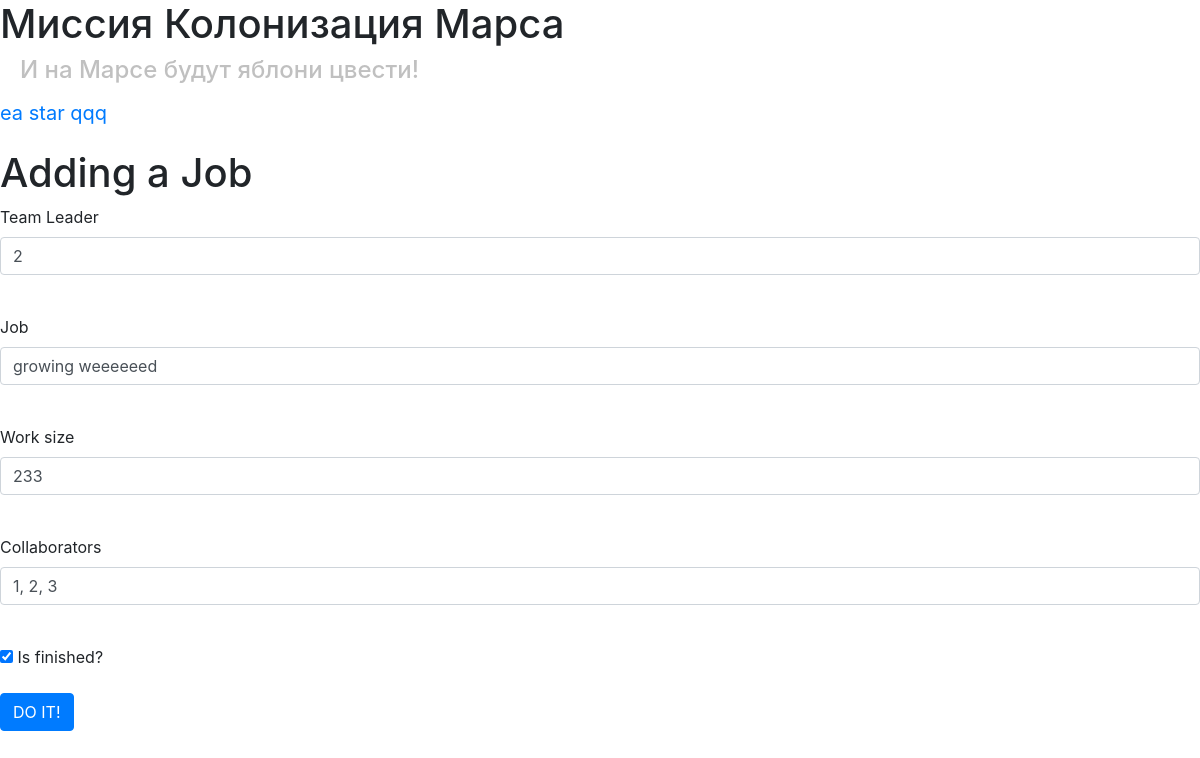
Screenshot of /job/4 (signed in) with the database file from the repository.
### data/users.py (models this page shows, shortened)
class User(SqlAlchemyBase, UserMixin):
    __tablename__ = 'users'
    def __repr__(self):
        return f'<User> {self.id} {self.name} {self.email}'
    id = sqlalchemy.Column(sqlalchemy.Integer,
                           primary_key=True, autoincrement=True)
    email = sqlalchemy.Column(sqlalchemy.String,
                              index=True, unique=True, nullable=True)
    surname = sqlalchemy.Column(sqlalchemy.String, nullable=True)
    name = sqlalchemy.Column(sqlalchemy.String, nullable=True)
    about = sqlalchemy.Column(sqlalchemy.String, nullable=True)
    age = sqlalchemy.Column(sqlalchemy.Integer, nullable=True)
    position = sqlalchemy.Column(sqlalchemy.String, nullable=True)
    speciality = sqlalchemy.Column(sqlalchemy.String, nullable=True)
    address = sqlalchemy.Column(sqlalchemy.String, nullable=True)
    hashed_password = sqlalchemy.Column(sqlalchemy.String, nullable=True)
    created_date = sqlalchemy.Column(sqlalchemy.DateTime,
                                     default=datetime.datetime.now)
    news = orm.relation("News", back_populates='user')

### data/jobs.py (models this page shows)
class Jobs(SqlAlchemyBase):
    __tablename__ = 'jobs'
    id = sqlalchemy.Column(sqlalchemy.Integer,
                           primary_key=True, autoincrement=True)
    user = orm.relation('User')
    team_leader = sqlalchemy.Column(sqlalchemy.Integer, sqlalchemy.ForeignKey("users.id"))
    job = sqlalchemy.Column(sqlalchemy.String, nullable=True)
    work_size = sqlalchemy.Column(sqlalchemy.Integer)
    collaborators = sqlalchemy.Column(sqlalchemy.String, nullable=True)
    start_date = sqlalchemy.Column(sqlalchemy.DateTime, default=datetime.datetime.now)
    end_date = sqlalchemy.Column(sqlalchemy.DateTime, nullable=True)
    is_finished = sqlalchemy.Column(sqlalchemy.Boolean)

### main.py (the view, shortened to what this page needs)
@app.route('/job/<int:id>', methods=['GET', 'POST'])
@login_required
def edit_job(id):
    form = JobsForm()
    if request.method == "GET":
        session = create_session()
        jobs = session.query(Jobs).all()
        a = False
        for i in range(len(jobs)):
            print(jobs[i].id, jobs[i].user, current_user)
            if jobs[i].id == id and jobs[i].user == current_user or jobs[i].id == id and current_user.id == 1:
                form.team_leader.data = jobs[i].team_leader
                form.job.data = jobs[i].job
                form.is_finished.data = jobs[i].is_finished
                form.work_size.data = jobs[i].work_size
                form.collaborators.data = jobs[i].collaborators
                a = True
                break
        if not a:
            print('dd')
            abort(404)
    return render_template('jobs.html', title='Редактирование работы', form=form)

### main.py
class JobsForm(FlaskForm):
    team_leader = IntegerField('Team Leader', validators=[DataRequired()])
    job = StringField("Job")
    work_size = IntegerField('Work size', validators=[DataRequired()])
    collaborators = StringField("Collaborators")
    is_finished = BooleanField("Is finished?")
    submit = SubmitField('DO IT!')

### data/db_session.py (called while the page is built)
def create_session() -> Session:
    global __factory
    return __factory()

### main.py (called while the page is built)
@login_manager.user_loader
def load_user(user_id):
    session = create_session()
    return session.query(User).get(user_id)

### templates/jobs.html (shortened to what this page needs)
{% extends "base.html" %}
{% block content %}
<h1>Adding a Job</h1>
<form action="" method="post">
    <p>
        {{ form.team_leader.label }}<br>
        {{ form.team_leader(class="form-control") }}<br>
    </p>
    <p>
        {{ form.job.label }}<br>
        {{ form.job(class="form-control") }}<br>
    </p>
    <p>
        {{ form.work_size.label }}<br>
        {{ form.work_size(class="form-control") }}<br>
    </p>
    <p>
        {{ form.collaborators.label }}<br>
        {{ form.collaborators(class="form-control") }}<br>
    </p>
    <p>{{ form.is_finished() }} {{ form.is_finished.label }}</p>
    <p>{{ form.submit(type="submit", class="btn btn-primary") }}</p>
</form>
{% endblock %}

### templates/base.html (shortened to what this page needs)
<!DOCTYPE html>
<html lang="ru">
<head>
    <link rel="stylesheet"
          href="https://stackpath.bootstrapcdn.com/bootstrap/4.4.1/css/bootstrap.min.css"
>
    <link rel="stylesheet" type="text/css" href="/static/css/2.css"/>
</head>
<body>
<h1>Миссия Колонизация Марса</h1>
<h4>И на Марсе будут яблони цвести!</h4>
<nav>
    {% if current_user.is_authenticated %}
    <p>
        <a class="navbar-brand" href="/logout">{{ current_user.name}} {{ current_user.surname}}</a>
    </p>
    {% else %}
        <p>
            <a class="btn btn-primary " href="/register">Register</a>
            <a class="btn btn-success" href="/login">Log in</a>
        </p>
    {% endif %}
</nav>
{% block content %}
{% endblock %}
</body>
</html>

### static/css/2.css (style rules this page uses)
h4 { padding-left: 20px; color: #c0c0c0 }

### rows the page displays
User: name "ea star", surname "qqq"
Jobs: team_leader "2", job "growing weeeeeed", work_size "233", collaborators "1, 2, 3", is_finished "☑"
